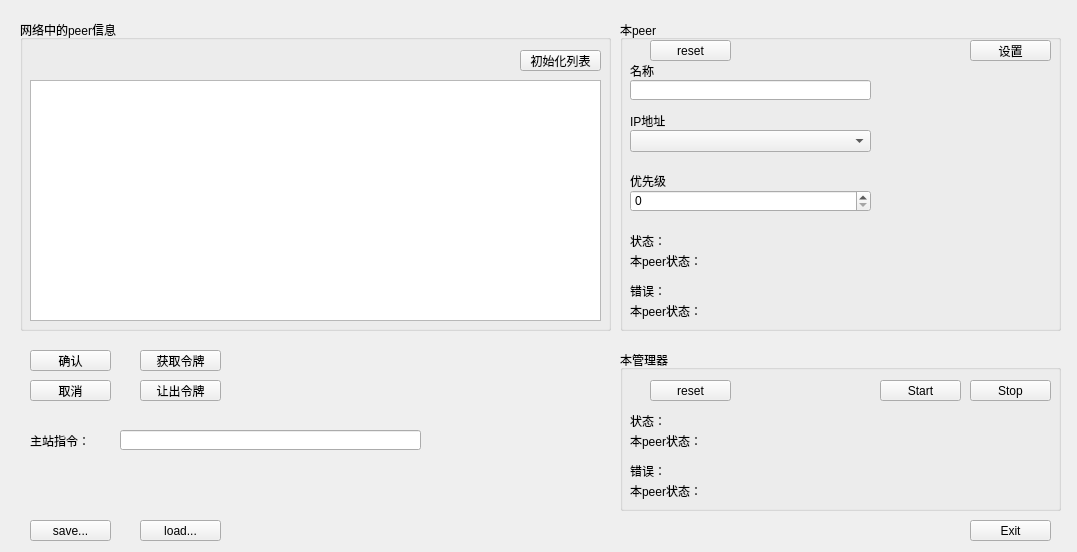
<?xml version="1.0" encoding="UTF-8"?>
<ui version="4.0">
 <class>example</class>
 <widget class="QWidget" name="example">
  <property name="geometry">
   <rect>
    <x>0</x>
    <y>0</y>
    <width>1077</width>
    <height>552</height>
   </rect>
  </property>
  <property name="windowTitle">
   <string>Form</string>
  </property>
  <widget class="QGroupBox" name="groupBox">
   <property name="geometry">
    <rect>
     <x>20</x>
     <y>20</y>
     <width>591</width>
     <height>311</height>
    </rect>
   </property>
   <property name="title">
    <string>网络中的peer信息</string>
   </property>
   <widget class="QTableView" name="tableView">
    <property name="geometry">
     <rect>
      <x>10</x>
      <y>60</y>
      <width>571</width>
      <height>241</height>
     </rect>
    </property>
   </widget>
   <widget class="QPushButton" name="listRest">
    <property name="geometry">
     <rect>
      <x>500</x>
      <y>30</y>
      <width>81</width>
      <height>21</height>
     </rect>
    </property>
    <property name="text">
     <string>初始化列表</string>
    </property>
   </widget>
  </widget>
  <widget class="QGroupBox" name="groupBox_2">
   <property name="geometry">
    <rect>
     <x>620</x>
     <y>20</y>
     <width>441</width>
     <height>311</height>
    </rect>
   </property>
   <property name="title">
    <string>本peer</string>
   </property>
   <widget class="QLabel" name="label">
    <property name="geometry">
     <rect>
      <x>10</x>
      <y>40</y>
      <width>31</width>
      <height>21</height>
     </rect>
    </property>
    <property name="text">
     <string>名称</string>
    </property>
   </widget>
   <widget class="QLineEdit" name="peerName">
    <property name="geometry">
     <rect>
      <x>10</x>
      <y>60</y>
      <width>241</width>
      <height>20</height>
     </rect>
    </property>
   </widget>
   <widget class="QComboBox" name="peerIP">
    <property name="geometry">
     <rect>
      <x>10</x>
      <y>110</y>
      <width>241</width>
      <height>22</height>
     </rect>
    </property>
   </widget>
   <widget class="QLabel" name="label_2">
    <property name="geometry">
     <rect>
      <x>10</x>
      <y>90</y>
      <width>51</width>
      <height>21</height>
     </rect>
    </property>
    <property name="text">
     <string>IP地址</string>
    </property>
   </widget>
   <widget class="QLabel" name="label_3">
    <property name="geometry">
     <rect>
      <x>10</x>
      <y>150</y>
      <width>51</width>
      <height>21</height>
     </rect>
    </property>
    <property name="text">
     <string>优先级</string>
    </property>
   </widget>
   <widget class="QSpinBox" name="peerPriority">
    <property name="geometry">
     <rect>
      <x>10</x>
      <y>170</y>
      <width>241</width>
      <height>22</height>
     </rect>
    </property>
   </widget>
   <widget class="QPushButton" name="setSelf">
    <property name="geometry">
     <rect>
      <x>350</x>
      <y>20</y>
      <width>81</width>
      <height>21</height>
     </rect>
    </property>
    <property name="text">
     <string>设置</string>
    </property>
   </widget>
   <widget class="QLabel" name="state">
    <property name="geometry">
     <rect>
      <x>10</x>
      <y>230</y>
      <width>431</width>
      <height>21</height>
     </rect>
    </property>
    <property name="text">
     <string>本peer状态：</string>
    </property>
   </widget>
   <widget class="QLabel" name="label_5">
    <property name="geometry">
     <rect>
      <x>10</x>
      <y>210</y>
      <width>91</width>
      <height>21</height>
     </rect>
    </property>
    <property name="text">
     <string>状态：</string>
    </property>
   </widget>
   <widget class="QLabel" name="label_4">
    <property name="geometry">
     <rect>
      <x>10</x>
      <y>260</y>
      <width>91</width>
      <height>21</height>
     </rect>
    </property>
    <property name="text">
     <string>错误：</string>
    </property>
   </widget>
   <widget class="QLabel" name="errorState">
    <property name="geometry">
     <rect>
      <x>10</x>
      <y>280</y>
      <width>431</width>
      <height>21</height>
     </rect>
    </property>
    <property name="text">
     <string>本peer状态：</string>
    </property>
   </widget>
   <widget class="QPushButton" name="resetErrorSelf">
    <property name="geometry">
     <rect>
      <x>30</x>
      <y>20</y>
      <width>81</width>
      <height>21</height>
     </rect>
    </property>
    <property name="text">
     <string>reset</string>
    </property>
   </widget>
  </widget>
  <widget class="QPushButton" name="takeIn">
   <property name="geometry">
    <rect>
     <x>140</x>
     <y>350</y>
     <width>81</width>
     <height>21</height>
    </rect>
   </property>
   <property name="text">
    <string>获取令牌</string>
   </property>
  </widget>
  <widget class="QPushButton" name="takeOut">
   <property name="geometry">
    <rect>
     <x>140</x>
     <y>380</y>
     <width>81</width>
     <height>21</height>
    </rect>
   </property>
   <property name="text">
    <string>让出令牌</string>
   </property>
  </widget>
  <widget class="QPushButton" name="Exit">
   <property name="geometry">
    <rect>
     <x>970</x>
     <y>520</y>
     <width>81</width>
     <height>21</height>
    </rect>
   </property>
   <property name="text">
    <string>Exit</string>
   </property>
  </widget>
  <widget class="QPushButton" name="ack">
   <property name="geometry">
    <rect>
     <x>30</x>
     <y>350</y>
     <width>81</width>
     <height>21</height>
    </rect>
   </property>
   <property name="text">
    <string>确认</string>
   </property>
  </widget>
  <widget class="QPushButton" name="cancel">
   <property name="geometry">
    <rect>
     <x>30</x>
     <y>380</y>
     <width>81</width>
     <height>21</height>
    </rect>
   </property>
   <property name="text">
    <string>取消</string>
   </property>
  </widget>
  <widget class="QLineEdit" name="masterPeerMsg">
   <property name="geometry">
    <rect>
     <x>120</x>
     <y>430</y>
     <width>301</width>
     <height>20</height>
    </rect>
   </property>
  </widget>
  <widget class="QLabel" name="label_6">
   <property name="geometry">
    <rect>
     <x>30</x>
     <y>430</y>
     <width>91</width>
     <height>21</height>
    </rect>
   </property>
   <property name="text">
    <string>主站指令：</string>
   </property>
  </widget>
  <widget class="QGroupBox" name="groupBox_3">
   <property name="geometry">
    <rect>
     <x>620</x>
     <y>350</y>
     <width>441</width>
     <height>161</height>
    </rect>
   </property>
   <property name="title">
    <string>本管理器</string>
   </property>
   <widget class="QPushButton" name="stop">
    <property name="geometry">
     <rect>
      <x>350</x>
      <y>30</y>
      <width>81</width>
      <height>21</height>
     </rect>
    </property>
    <property name="text">
     <string>Stop</string>
    </property>
   </widget>
   <widget class="QPushButton" name="start">
    <property name="geometry">
     <rect>
      <x>260</x>
      <y>30</y>
      <width>81</width>
      <height>21</height>
     </rect>
    </property>
    <property name="text">
     <string>Start</string>
    </property>
   </widget>
   <widget class="QLabel" name="errorState_manager">
    <property name="geometry">
     <rect>
      <x>10</x>
      <y>130</y>
      <width>421</width>
      <height>21</height>
     </rect>
    </property>
    <property name="text">
     <string>本peer状态：</string>
    </property>
   </widget>
   <widget class="QLabel" name="label_7">
    <property name="geometry">
     <rect>
      <x>10</x>
      <y>110</y>
      <width>91</width>
      <height>21</height>
     </rect>
    </property>
    <property name="text">
     <string>错误：</string>
    </property>
   </widget>
   <widget class="QLabel" name="label_8">
    <property name="geometry">
     <rect>
      <x>10</x>
      <y>60</y>
      <width>91</width>
      <height>21</height>
     </rect>
    </property>
    <property name="text">
     <string>状态：</string>
    </property>
   </widget>
   <widget class="QLabel" name="state_manager">
    <property name="geometry">
     <rect>
      <x>10</x>
      <y>80</y>
      <width>431</width>
      <height>21</height>
     </rect>
    </property>
    <property name="text">
     <string>本peer状态：</string>
    </property>
   </widget>
   <widget class="QPushButton" name="resetErrorManager">
    <property name="geometry">
     <rect>
      <x>30</x>
      <y>30</y>
      <width>81</width>
      <height>21</height>
     </rect>
    </property>
    <property name="text">
     <string>reset</string>
    </property>
   </widget>
  </widget>
  <widget class="QPushButton" name="Save">
   <property name="geometry">
    <rect>
     <x>30</x>
     <y>520</y>
     <width>81</width>
     <height>21</height>
    </rect>
   </property>
   <property name="text">
    <string>save...</string>
   </property>
  </widget>
  <widget class="QPushButton" name="Load">
   <property name="geometry">
    <rect>
     <x>140</x>
     <y>520</y>
     <width>81</width>
     <height>21</height>
    </rect>
   </property>
   <property name="text">
    <string>load...</string>
   </property>
  </widget>
 </widget>
 <resources/>
 <connections/>
</ui>
